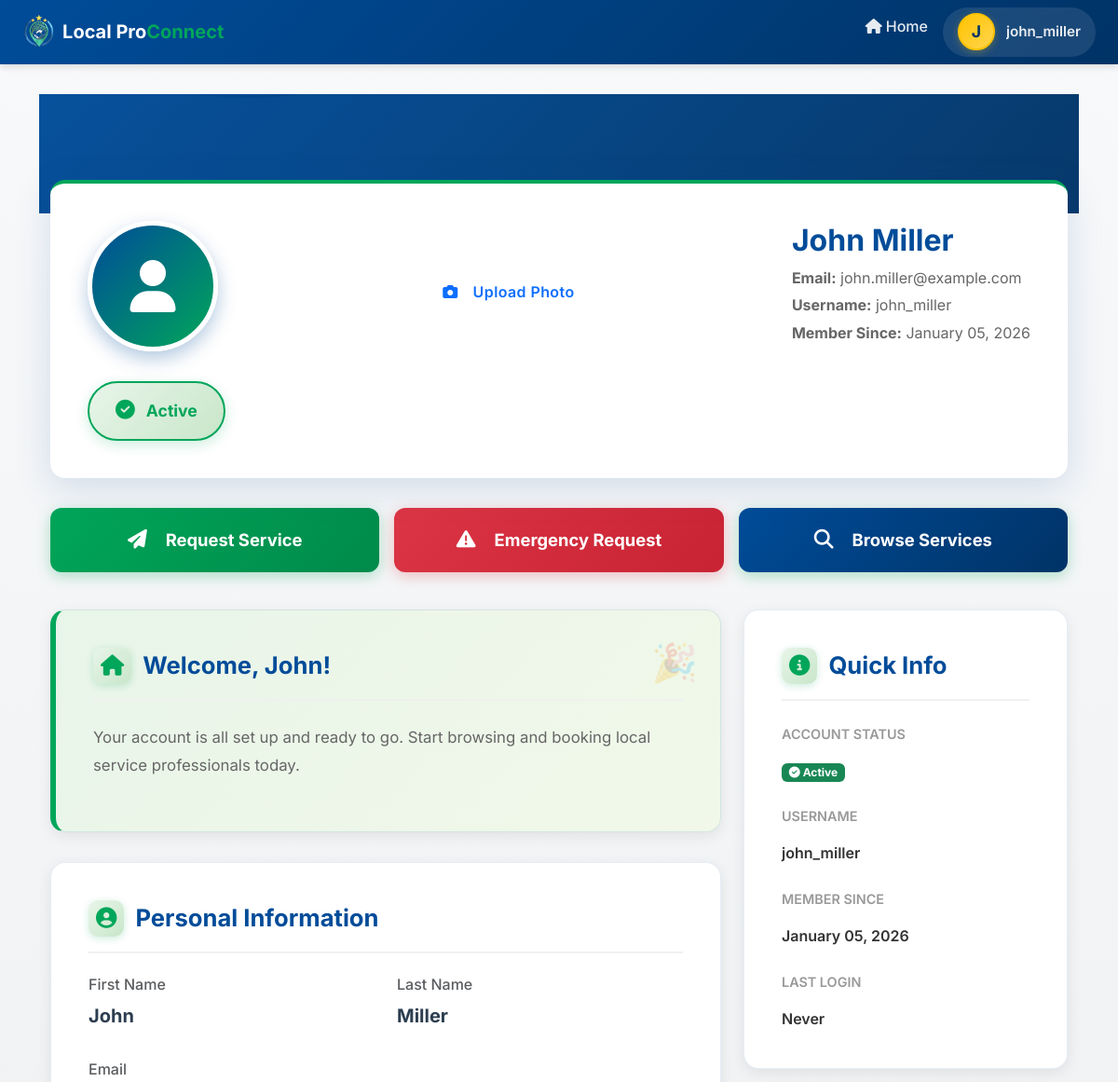
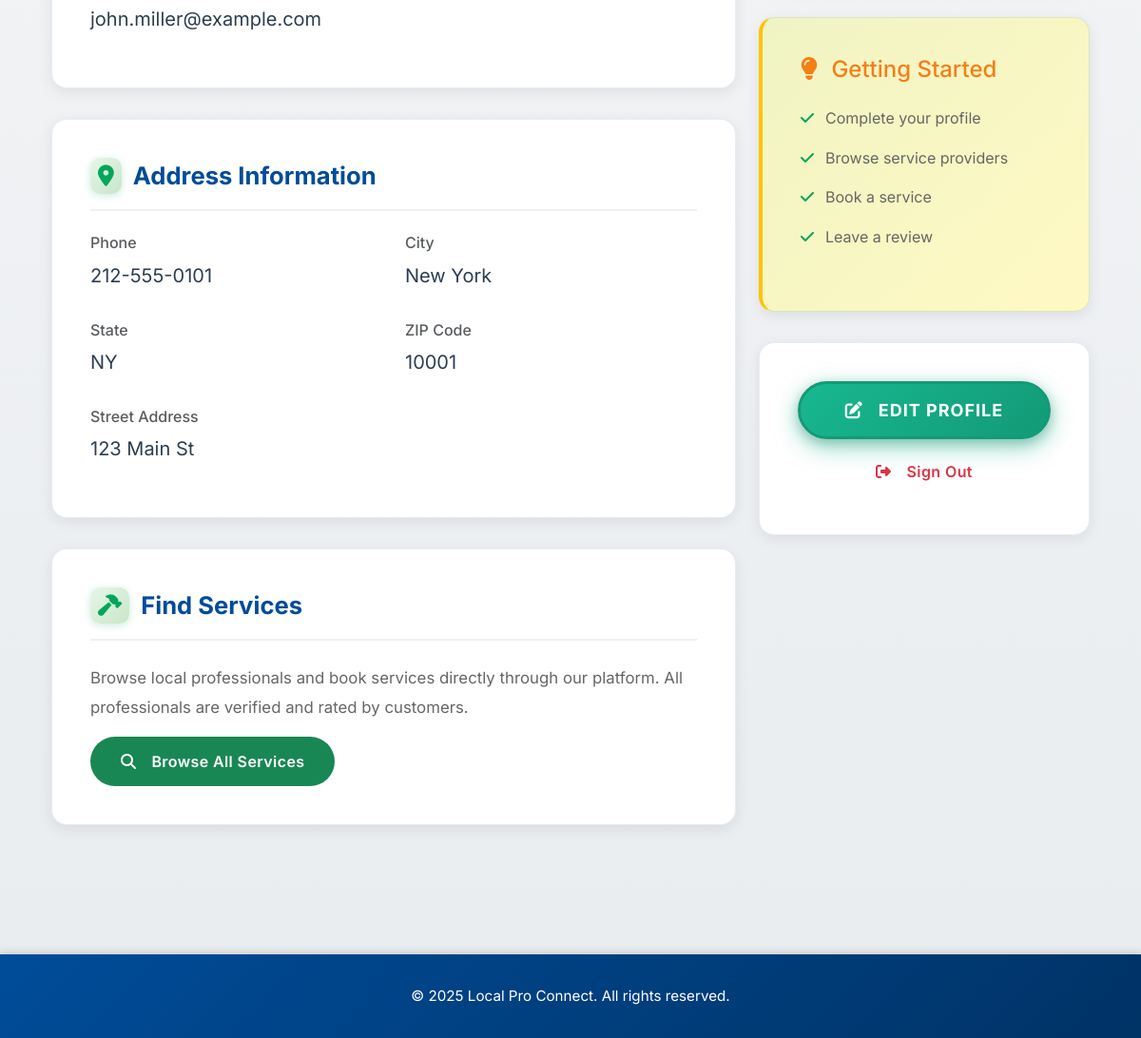
Screenshot of /accounts/profile/user/ (signed in) with the database file from the repository (2 pictures, top to bottom).
### accounts/models.py (models this page shows, shortened)
class UserProfile(models.Model):
	user = models.OneToOneField(settings.AUTH_USER_MODEL, on_delete=models.CASCADE, related_name='user_profile')
	phone = models.CharField(max_length=20, blank=True)
	address = models.CharField(max_length=255, blank=True)
	city = models.CharField(max_length=100, blank=True)
	state = models.CharField(max_length=50, blank=True)
	zip_code = models.CharField(max_length=10, blank=True)
	profile_picture = models.ImageField(upload_to='profiles/', null=True, blank=True)
	created_at = models.DateTimeField(auto_now_add=True)
	updated_at = models.DateTimeField(auto_now=True)
	class Meta:
		verbose_name = 'User Profile'
		verbose_name_plural = 'User Profiles'

### accounts/views.py (the view)
# urls.py: path('profile/user/', views.user_profile, name='user_profile'),
def user_profile(request):
    if not request.user.is_authenticated:
        return redirect('accounts:register_user')
    user_profile = UserProfile.objects.get(user=request.user) if UserProfile.objects.filter(user=request.user).exists() else None
    return render(request, 'accounts/user_profile.html', {'user_profile': user_profile})

### accounts/context_processors.py (called while the page is built)
def user_flags(request):
    user = getattr(request, "user", None)
    if not user or not getattr(user, "is_authenticated", False):
        return {"is_provider": False, "provider_profile": None, "user_profile": None}
    provider_profile = ProviderProfile.objects.filter(user=user).first()
    user_profile = UserProfile.objects.filter(user=user).first()
    return {
        "is_provider": provider_profile is not None,
        "provider_profile": provider_profile,
        "user_profile": user_profile,
    }

### accounts/templates/accounts/user_profile.html (shortened to what this page needs)
{% extends 'base.html' %}
{% load static %}
{% block content %}
<div class="profile-hero"></div>
<div class="container py-4">
    <div class="profile-header-card">
        <div class="profile-header">
            <div class="profile-avatar">
                {% if user_profile and user_profile.profile_picture %}
                    <img src="{{ user_profile.profile_picture.url }}" alt="Profile photo">
                {% else %}
                    <i class="fas fa-user"></i>
                {% endif %}
            </div>
            <div class="text-center" style="min-width: 180px;">
                <button class="btn btn-outline-primary btn-sm" data-bs-toggle="modal" data-bs-target="#uploadUserPhotoModal" type="button" style="margin-top: 0.75rem;">
                    <i class="fas fa-camera me-2"></i> Upload Photo
                </button>
            </div>
            <div class="profile-info">
                <h2>{{ user.get_full_name|default:user.username }}</h2>
                <p><strong>Email:</strong> {{ user.email }}</p>
                <p><strong>Username:</strong> {{ user.username }}</p>
                <p><strong>Member Since:</strong> {{ user.date_joined|date:"F d, Y" }}</p>
            </div>
            <div class="user-status-badge">
                <i class="fas fa-check-circle"></i>
                Active
            </div>
        </div>
    </div>
    <div class="row mb-4 g-3 align-items-stretch">
        <div class="col-md-4 d-flex">
            <a href="/requests/create/" class="call-btn-large flex-fill text-center" title="Request a new service">
                <i class="fas fa-paper-plane me-2"></i> Request Service
            </a>
        </div>
        <div class="col-md-4 d-flex">
            <a href="/accounts/emergency/" class="emergency-btn-large flex-fill text-center" title="Emergency Request">
                <i class="fas fa-exclamation-triangle me-2"></i> Emergency Request
            </a>
        </div>
        <div class="col-md-4 d-flex">
            <a href="{% url 'accounts:search_page' %}" class="call-btn-large flex-fill text-center" style="background: linear-gradient(135deg, #004C99 0%, #003366 100%);" title="Browse all services">
                <i class="fas fa-search me-2"></i> Browse Services
            </a>
        </div>
    </div>
    <div class="row">
        <div class="col-lg-8">
            <div class="section-card welcome-badge">
                <h3 class="section-title">
                    <i class="fas fa-home"></i> Welcome, {{ user.first_name|default:user.username }}!
                </h3>
                <p class="description-text">
                    Your account is all set up and ready to go. Start browsing and booking local service professionals today.
                </p>
            </div>
            <div class="section-card">
                <h3 class="section-title">
                    <i class="fas fa-user-circle"></i> Personal Information
                </h3>
                <div class="row mb-3">
                    <div class="col-md-6">
                        <h6 class="text-muted mb-2">First Name</h6>
                        <p class="fs-5 fw-bold">{{ user.first_name|default:"Not set" }}</p>
                    </div>
                    <div class="col-md-6">
                        <h6 class="text-muted mb-2">Last Name</h6>
                        <p class="fs-5 fw-bold">{{ user.last_name|default:"Not set" }}</p>
                    </div>
                </div>
                <h6 class="text-muted mb-2">Email</h6>
                <p class="fs-5">{{ user.email }}</p>
            </div>
            {% if user_profile %}
            <div class="section-card">
                <h3 class="section-title">
                    <i class="fas fa-map-marker-alt"></i> Address Information
                </h3>
                <div class="row mb-3">
                    <div class="col-md-6">
                        <h6 class="text-muted mb-2">Phone</h6>
                        <p class="fs-5">{{ user_profile.phone|default:"Not set" }}</p>
                    </div>
                    <div class="col-md-6">
                        <h6 class="text-muted mb-2">City</h6>
                        <p class="fs-5">{{ user_profile.city|default:"Not set" }}</p>
                    </div>
                </div>
                <div class="row mb-3">
                    <div class="col-md-6">
                        <h6 class="text-muted mb-2">State</h6>
                        <p class="fs-5">{{ user_profile.state|default:"Not set" }}</p>
                    </div>
                    <div class="col-md-6">
                        <h6 class="text-muted mb-2">ZIP Code</h6>
                        <p class="fs-5">{{ user_profile.zip_code|default:"Not set" }}</p>
                    </div>
                </div>
                <h6 class="text-muted mb-2">Street Address</h6>
                <p class="fs-5">{{ user_profile.address|default:"Not set" }}</p>
            </div>
            {% endif %}
            <div class="section-card">
                <h3 class="section-title">
                    <i class="fas fa-hammer"></i> Find Services
                </h3>
                <p class="description-text mb-3">
                    Browse local professionals and book services directly through our platform. All professionals are verified and rated by customers.
                </p>
                <a href="{% url 'accounts:professionals_list' %}?service=all" class="btn btn-success btn-lg">
                    <i class="fas fa-search me-2"></i> Browse All Services
                </a>
            </div>
        </div>
        <div class="col-lg-4">
            <div class="section-card">
                <h3 class="section-title">
                    <i class="fas fa-info-circle"></i> Quick Info
                </h3>
                <div style="text-align: left;">
                    <div class="info-label mb-3">Account Status</div>
                    <div style="color: #333; font-weight: 600; margin-bottom: 1.5rem;">
                        {% if user.is_active %}
                            <span class="badge bg-success"><i class="fas fa-check-circle"></i> Active</span>
                        {% else %}
                            <span class="badge bg-danger"><i class="fas fa-times-circle"></i> Inactive</span>
                        {% endif %}
                    </div>
                    <div class="info-label mb-3">Username</div>
                    <div style="color: #333; font-weight: 600; margin-bottom: 1.5rem;">{{ user.username }}</div>
                    <div class="info-label mb-3">Member Since</div>
                    <div style="color: #333; font-weight: 600; margin-bottom: 1.5rem;">{{ user.date_joined|date:"F d, Y" }}</div>
                    <div class="info-label mb-3">Last Login</div>
                    <div style="color: #333; font-weight: 600;">
                        {% if user.last_login %}
                            {{ user.last_login|date:"F d, Y \a\t g:i A" }}
                        {% else %}
                            Never
                        {% endif %}
                    </div>
                </div>
            </div>
            <div class="section-card" style="background: linear-gradient(135deg, #F0F4C3 0%, #FFF9C4 100%); border-left: 4px solid #FFC300;">
                <h4 style="color: #F57F17; margin-bottom: 1rem;">
                    <i class="fas fa-lightbulb me-2"></i> Getting Started
                </h4>
                <ul style="list-style: none; padding: 0; color: #666;">
                    <li style="padding: 0.5rem 0;"><i class="fas fa-check" style="color: #00A65A; margin-right: 0.75rem;"></i>Complete your profile</li>
                    <li style="padding: 0.5rem 0;"><i class="fas fa-check" style="color: #00A65A; margin-right: 0.75rem;"></i>Browse service providers</li>
                    <li style="padding: 0.5rem 0;"><i class="fas fa-check" style="color: #00A65A; margin-right: 0.75rem;"></i>Book a service</li>
                    <li style="padding: 0.5rem 0;"><i class="fas fa-check" style="color: #00A65A; margin-right: 0.75rem;"></i>Leave a review</li>
                </ul>
            </div>
            <div class="section-card text-center">
                <button class="btn btn-primary btn-lg w-100 mb-2" data-bs-toggle="modal" data-bs-target="#editProfileModal">
                    <i class="fas fa-edit me-2"></i> Edit Profile
                </button>
                <a href="/accounts/logout/" class="btn btn-outline-danger btn-lg w-100">
                    <i class="fas fa-sign-out-alt me-2"></i> Sign Out
                </a>
            </div>
        </div>
    </div>
</div>
{% endblock %}

### templates/base.html (shortened to what this page needs)
{% load static %}
<!DOCTYPE html>
<html lang="en">
<head>
    <link href="https://cdn.jsdelivr.net/npm/bootstrap@5.3.0/dist/css/bootstrap.min.css" rel="stylesheet">
    <link href="https://cdnjs.cloudflare.com/ajax/libs/font-awesome/6.4.0/css/all.min.css" rel="stylesheet">
    <link rel="stylesheet" href="{% static 'css/request.css' %}?v=2.0">
</head>
<body>
    <nav class="navbar navbar-expand-lg navbar-dark">
        <div class="container-fluid px-4">
            <a class="navbar-brand" href="http://127.0.0.1:5500/index.html">
                <img src="/static/assets/image/newlogo.png" alt="Local Pro Connect Logo" onerror="this.style.display='none'">
                <span class="navbar-brand-text">Local Pro<span class="highlight">Connect</span></span>
            </a>
            <div class="collapse navbar-collapse" id="navbarNav">
                <ul class="navbar-nav ms-auto">
                    <li class="nav-item">
                        <a class="nav-link" href="http://127.0.0.1:5500/index.html"><i class="fas fa-home me-1"></i>Home</a>
                    </li>
                    {% if user.is_authenticated %}
                    <li class="nav-item dropdown profile-indicator">
                        <a class="nav-link profile-dropdown-toggle"
                           href="#"
                           id="profileDropdown"
                           role="button"
                           data-bs-toggle="dropdown"
                           aria-expanded="false"
                           aria-label="User profile menu">
                            {% if provider_profile and provider_profile.profile_picture %}
                                <img src="{{ provider_profile.profile_picture.url }}"
                                     alt="{{ user.username }}'s profile picture"
                                     class="profile-avatar"
                                     loading="lazy"
                                     onerror="this.style.display='none'; this.nextElementSibling.style.display='flex';">
                                <div class="profile-avatar-fallback" style="display: none;">
                                    {{ user.username|first|upper }}
                                </div>
                            {% else %}
                                <div class="profile-avatar-fallback">
                                    {{ user.username|first|upper }}
                                </div>
                            {% endif %}
                            <span class="profile-username">{{ user.username }}</span>
                        </a>
                    </li>
                    {% endif %}
                </ul>
            </div>
        </div>
    </nav>
    <main class="container">
        {% block content %}{% endblock %}
    </main>
    <footer>
        <p>&copy; 2025 Local Pro Connect. All rights reserved.</p>
    </footer>
</body>
</html>

### static/css/request.css (style rules this page uses)
:root { --primary-blue: #0052CC; --primary-blue-dark: #003d99; --primary-blue-light: #0066FF; --accent-green: #17B890; --accent-green-dark: #139a77; --accent-green-light: #20D4A8; --accent-yellow: #FFC300; --accent-yellow-dark: #E6B000; --text-dark: #2C3E50; --text-medium: #4A5568; --text-light: #6B7280; --light-blue: #E8F0FE; --light-green: #E8F5F0; --light-gray: #F5F5F5; --border-gray: #E8E8E8; --border-focus: #D1D5DB; --white: #FFFFFF; --error-red: #e74c3c; --success-green: #10B981; --spacing-xs: 4px; --spacing-sm: 8px; --spacing-md: 16px; --spacing-lg: 24px; --spacing-xl: 32px; --spacing-xxl: 48px; --radius-sm: 8px; --radius-md: 12px; --radius-lg: 16px; --radius-xl: 20px; --radius-full: 999px; --shadow-xs: 0 1px 2px rgba(0, 0, 0, 0.04); --shadow-sm: 0 2px 4px rgba(0, 0, 0, 0.06), 0 1px 2px rgba(0, 0, 0, 0.03); --shadow-md: 0 4px 12px rgba(0, 0, 0, 0.08), 0 2px 4px rgba(0, 0, 0, 0.04); --shadow-lg: 0 10px 30px rgba(0, 0, 0, 0.12), 0 4px 8px rgba(0, 0, 0, 0.06); --shadow-xl: 0 20px 40px rgba(0, 0, 0, 0.15), 0 8px 16px rgba(0, 0, 0, 0.08); --shadow-inner: inset 0 2px 4px rgba(0, 0, 0, 0.04); --focus-ring-blue: 0 0 0 3px rgba(0, 82, 204, 0.12), 0 0 0 1px var(--primary-blue); --focus-ring-green: 0 0 0 3px rgba(23, 184, 144, 0.15), 0 0 0 1px var(--accent-green); --transition-fast: 150ms cubic-bezier(0.4, 0, 0.2, 1); --transition-normal: 300ms cubic-bezier(0.4, 0, 0.2, 1); --transition-slow: 500ms cubic-bezier(0.4, 0, 0.2, 1); --transition-bounce: 400ms cubic-bezier(0.68, -0.55, 0.265, 1.55); }
* { box-sizing: border-box; }
body { font-family: 'Inter', -apple-system, BlinkMacSystemFont, 'Segoe UI', 'Roboto', sans-serif; background: linear-gradient(135deg, rgba(0, 82, 204, 0.8) 0%, rgba(255, 255, 255, 0.7) 50%, rgba(23, 184, 144, 0.8) 100%), url('/static/assets/image/Gemini_Generated_Image_10go4k10go4k10go.png'); background-size: cover; background-position: center; background-attachment: fixed; margin: 0; padding: 0; color: var(--text-dark); line-height: 1.6; min-height: 100vh; -webkit-font-smoothing: antialiased; -moz-osx-font-smoothing: grayscale; }
.btn { flex: 1; padding: 14px var(--spacing-xl); border: none; border-radius: var(--radius-full); font-size: 16px; font-weight: 600; cursor: pointer; transition: all var(--transition-normal); display: inline-flex; align-items: center; justify-content: center; gap: var(--spacing-sm); text-decoration: none; font-family: inherit; text-transform: none; letter-spacing: 0.4px; position: relative; overflow: hidden; }
.btn::before { content: ''; position: absolute; top: 50%; left: 50%; width: 0; height: 0; border-radius: 50%; background: rgba(255, 255, 255, 0.3); transform: translate(-50%, -50%); transition: width 0.6s, height 0.6s; }
.btn-lg { min-height: 52px; font-size: 16px; }
.btn-primary { background: linear-gradient(135deg, var(--accent-green) 0%, var(--accent-green-dark) 100%); color: var(--white); box-shadow: 0 8px 24px rgba(23, 184, 144, 0.5), 0 4px 12px rgba(0, 0, 0, 0.2); border: 3px solid var(--accent-green-dark); font-size: 18px; font-weight: 700; text-transform: uppercase; letter-spacing: 1px; }

### rows the page displays
UserProfile: phone "212-555-0101", city "New York", state "NY", zip_code "10001", address "123 Main St"

### other values shown
{{ user.username|first|upper }} "J"
{{ user.username }} "john_miller"
{{ user.get_full_name|default:user.username }} "John Miller"
{{ user.email }} "john.miller@example.com"
{{ user.date_joined|date:"F d, Y" }} "January 05, 2026"
{{ user.first_name|default:user.username }} "John"
{{ user.first_name|default:"Not set" }} "John"
{{ user.last_name|default:"Not set" }} "Miller"
